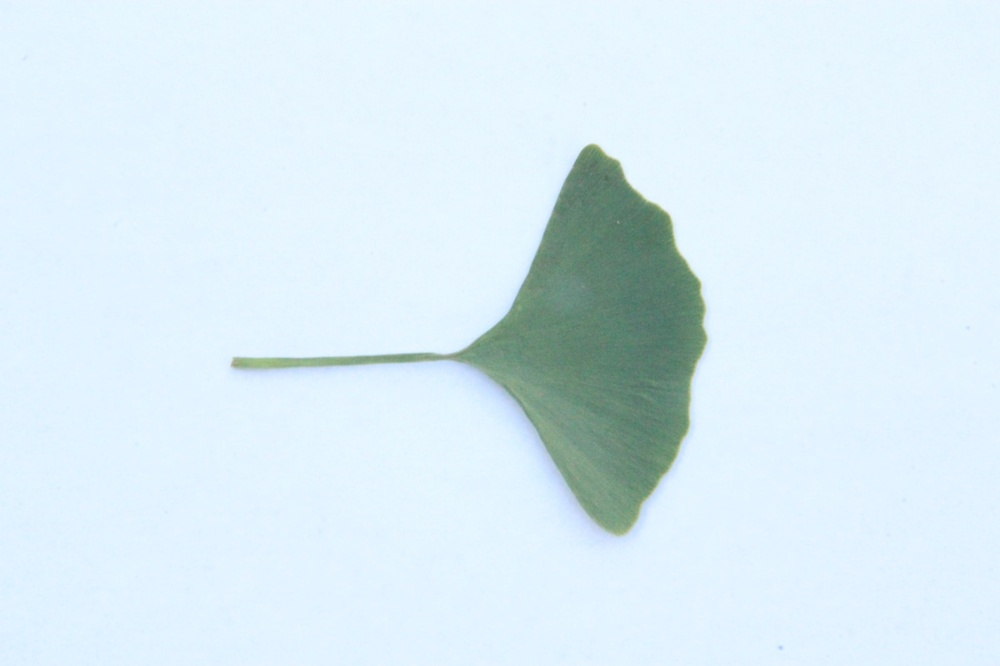
#> input picture test_assets/03_unsupported_crop/ginkgo_green_unsupported.jpg, 1000 x 666 px, shrunk from 1400 x 933 before the run
$ python test_precheck.py ../test_assets/03_unsupported_crop/ginkgo_green_unsupported.jpg
#> lines starting #> are read from the running program, lines starting #| are printed output that depends on the picture; after the words box and inside, x2 and y2 are one past the last pixel; in counts of white or black regions, pixels touching at a corner belong together
### backend/app/precheck.py
"""识别前的图像前置校验。

目标：确保输入照片满足「单叶 + 纯色背景」的拍摄条件，
与训练数据（PlantVillage 实验室摆拍）的分布对齐，从而显著提升识别准确率。
校验不通过时直接拒绝识别，避免给出不可靠的病害结果。

【2026-09-20 重要修正：背景判据重标定】

问题（实测，很严重）：原实现把四边 8% 的边缘带**整块**拿来算标准差与主色占比，
但**叶片经常伸到画面边缘**，叶片像素混进采样带，把"均匀灰色背景"算成了
"背景不纯"。实测后果：用 PlantVillage 自己的验证集抽样 228 张，
**只有 20.2% 能通过前置校验**——也就是说产品会拒绝掉它最擅长的那类输入。
项目自带的"合规示例图"是专门为通过校验而制作的，掩盖了这个问题。

修正：**只在"真正属于背景"的像素上评估背景**——先用绿色前景掩膜抠出叶片、
膨胀后排除，再对剩余的边缘带像素做统计（基准用中位数而非均值，对残留叶缘更稳健）。

标定结果（同一批 190 张验证集样本）：
    旧口径 std 中位数 33.4，通过率 20.2%
    新口径 std 中位数 24.9，阈值降到 80 时通过率 100%
因此把背景阈值按新口径重设为 45 / 80，并把"背景像素不足 200 个无法判断"
的情况改为**放行**（叶片几乎占满画面本身就是合规拍摄，不应拦截）。

架构上的分工也随之明确：
    - 前置校验：只做**弱校验**（① 有可读图像 ② 有叶片 ③ 背景不是明显杂乱）
    - OOD 拒识：**主力质量闸门**——它是模型侧、已标定的判据，
      同分布验证集实测 0% 误拒（0/304），比纯图像统计可靠得多。
"""
from typing import Tuple

import cv2
import numpy as np

# ----------------- 可调阈值（2026-09-20 按新口径重标定） -----------------
LEAF_MIN_RATIO = 0.08          # 绿色/黄绿色像素占比下限（判断“是叶片”）
BACKGROUND_BAND = 0.08         # 边缘采样带比例（四边各取 8%）

# 背景判定使用「标准差 + 主导色占比」双指标，但**仅在真背景像素上计算**：
# 1) 理想纯色：标准差很低；
# 2) 纯色但带轻微阴影/褶皱：标准差略高，但大部分像素仍集中在背景主色附近。
# 阈值依据：新口径下验证集 std 中位数 24.9 / p90 40.2 / p95 49.1 / max 75.9，
# 取 80 可覆盖全部同分布样本；同时仍能拦住随机噪声、杂乱纹理等明显异常背景。
BACKGROUND_MAX_STD = 45.0            # 严格上限
BACKGROUND_MAX_STD_LOOSE = 80.0      # 宽松上限
BACKGROUND_MAX_DISTANCE = 70.0       # 与背景主色（中位数）的 BGR 欧氏距离阈值
BACKGROUND_DOMINANT_RATIO = 0.50     # 主色附近像素占比下限
BACKGROUND_MIN_PIXELS = 200          # 真背景像素少于此值 → 无法判断 → 放行

MIN_IMG_PX = 64                        # 最小图片尺寸

# HSV 颜色范围：绿色 + 黄绿色（覆盖健康叶与多数病叶）
_HSV_LOWER = np.array([25, 40, 40])
_HSV_UPPER = np.array([100, 255, 255])


def check_leaf_and_background(image_path: str) -> Tuple[bool, str, dict]:
    """校验「必须是叶片」且「背景不是明显杂乱」两个条件。

    返回 (ok, reason, info)。
    ok=True 表示通过，reason 为空字符串；
    ok=False 时 reason 为面向用户的拒绝原因，info 包含具体指标。

    注意：本函数是**弱校验**。背景的严格判断交给 OOD 拒识（模型侧、已标定），
    这里只拦"明显不可能拍出有效图"的情况（无叶片、尺寸过小、背景杂乱成噪声）。
    """
    img = cv2.imread(image_path)
#> img is the input picture: shape (666, 1000, 3); mean B, G, R 243.1, 235.2, 217.5
    if img is None:
        return False, "无法读取图片，请重新上传。", {}

    h, w = img.shape[:2]
#> h = 666; w = 1000
    if h < MIN_IMG_PX or w < MIN_IMG_PX:
        return False, "图片尺寸过小，请上传清晰照片。", {}

    leaf_ratio = _leaf_ratio(img)
    bg_std, bg_dominant, bg_frac = _background_uniformity(img)
    bg_ok = _is_uniform_background(bg_std, bg_dominant)

    info = {
        "leaf_ratio": round(leaf_ratio, 4),
        "background_std": round(bg_std, 2) if bg_std is not None else None,
        "background_dominant_ratio": round(bg_dominant, 4) if bg_dominant is not None else None,
        # 真背景像素占边缘带的比例：过低说明叶片几乎占满画面（合规拍摄），
        # 此时背景无法判断，我们选择放行而不是拦截。
        "background_frac": round(bg_frac, 4),
    }

    if leaf_ratio >= LEAF_MIN_RATIO and bg_ok:
        return True, "", info

    if leaf_ratio < LEAF_MIN_RATIO and not bg_ok:
        return (
            False,
            "未检测到叶片，且背景不是纯色。请拍摄单片叶片，并平铺在纯色背景（如白纸/灰布）上再上传。",
            info,
        )
    if leaf_ratio < LEAF_MIN_RATIO:
        return (
            False,
            "未检测到叶片，请确保画面主体为作物叶片，并重新拍摄。",
            info,
        )
    return (
        False,
        "背景过于杂乱（接近噪声或复杂纹理）。请将叶片平铺在纯色背景（如白纸/灰布）上再拍摄。",
        info,
    )


def _leaf_ratio(img: np.ndarray) -> float:
    """计算图片中绿色/黄绿色像素占比。"""
    hsv = cv2.cvtColor(img, cv2.COLOR_BGR2HSV)
#> hsv: shape (666, 1000, 3); mean H, S, V 99.2, 29.8, 244.8
    mask = cv2.inRange(hsv, _HSV_LOWER, _HSV_UPPER)
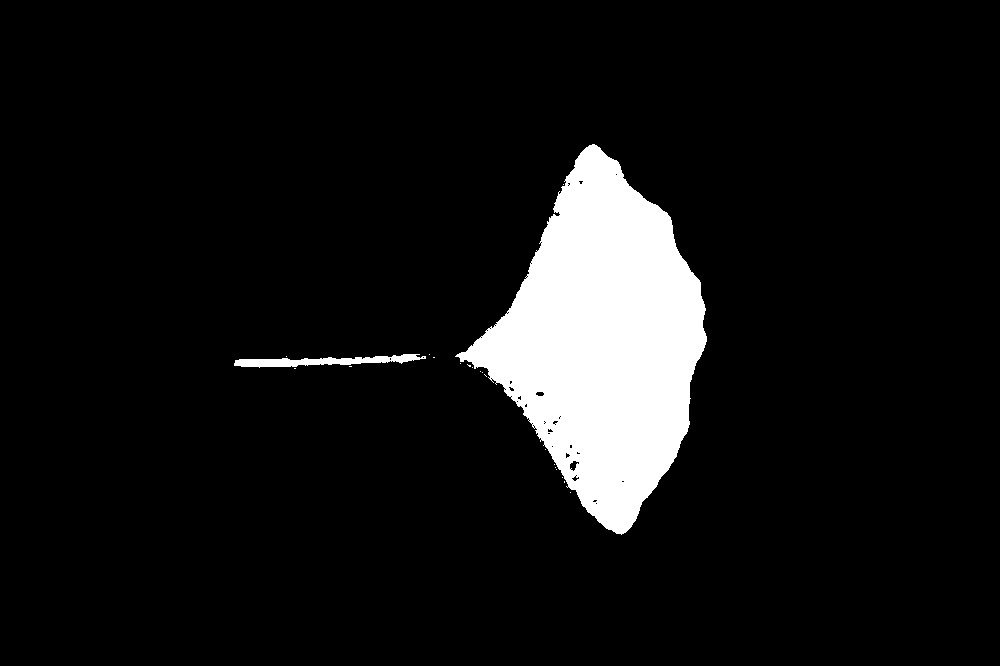
#> mask: shape (666, 1000); 8% white; 21 white regions (19 under 20 px), largest, box (x1, y1, x2, y2) and area: (455, 144, 707, 535) 52250, (234, 354, 426, 368) 1275
    total = mask.shape[0] * mask.shape[1]
#> total = 666000
#> in check_leaf_and_background, `leaf_ratio = _leaf_ratio(img)`: leaf_ratio = 0.0804
    if total == 0:
        return 0.0
    return float(cv2.countNonZero(mask)) / total


def _background_uniformity(img: np.ndarray):
    """在「真背景像素」上计算标准差与主导色占比。

    返回 `(std, dominant_ratio, bg_frac)`；
    当真背景像素不足 `BACKGROUND_MIN_PIXELS` 时，前两项返回 None（表示无法判断）。

    为什么必须排除前景：叶片常伸到画面边缘，若把边缘带整块当背景，
    叶片像素会把统计量拉偏，把正常照片误判成"背景不纯"（实测导致 80% 误拒）。
    """
    h, w = img.shape[:2]
#> h = 666; w = 1000
    bh = max(1, int(h * BACKGROUND_BAND))
#> bh = 53
    bw = max(1, int(w * BACKGROUND_BAND))
#> bw = 80

    band = np.zeros((h, w), dtype=bool)
    band[0:bh, :] = True
    band[h - bh:h, :] = True
    band[:, 0:bw] = True
    band[:, w - bw:w] = True

    # 排除叶片前景（膨胀已在前景掩膜内部完成）
    fg = leaf_foreground_mask(img) > 0
    sel = band & (~fg)
    bg_frac = float(sel.sum()) / float(band.sum()) if band.sum() else 0.0

    bg = img[sel].astype(np.float32)
    if bg.shape[0] < BACKGROUND_MIN_PIXELS:
        return None, None, bg_frac

    # 用中位数作基准：对残留的少量叶缘/病斑像素比均值稳健
    ref = np.median(bg, axis=0)
    std = float(bg.std(axis=0).mean())
    distances = np.linalg.norm(bg - ref, axis=1)
    dominant = float(np.mean(distances <= BACKGROUND_MAX_DISTANCE))
    return std, dominant, bg_frac


def _is_uniform_background(std, dominant_ratio) -> bool:
    """判断背景是否可接受（弱校验）。

    - 无法判断（真背景像素太少）→ 放行；
    - 严格条件：标准差足够低；
    - 宽松条件：标准差略高，但主色附近像素占比足够高（允许轻微阴影/褶皱）。
    """
    if std is None or dominant_ratio is None:
        return True
    if std <= BACKGROUND_MAX_STD:
        return True
    if std <= BACKGROUND_MAX_STD_LOOSE or dominant_ratio >= BACKGROUND_DOMINANT_RATIO:
        return True
    return False


# ----------------- 叶片前景掩膜（供病灶热力图约束使用） -----------------
# 目标：从「单叶 + 纯色背景」的照片里抠出叶片前景，用于 Grad-CAM 热力图的
# 背景抑制——只允许在叶片上画热力，避免纯白背景 / 地板砖缝等被误当成病灶。
FG_MORPH_KERNEL = 7          # 形态学核大小（闭运算连接断裂、膨胀收边）
FG_MIN_AREA_RATIO = 0.004    # 连通域最小面积占比，过滤噪点
FG_DILATE_ITERS = 2          # 膨胀轮数，让叶缘也纳入前景


def leaf_foreground_mask(img: np.ndarray) -> np.ndarray:
    """提取叶片前景掩膜（与原图同尺寸，uint8 0/255）。

    思路：
    1. 用绿色 HSV 掩膜定位叶片主体；
    2. 闭运算 + 开运算连接断裂、去除噪点；
    3. 按连通域面积过滤，只保留足够大的叶片区域；
    4. 对每个连通域做「凸包填充」：
       - 叶片内部被病斑挖空的洞会被补回前景；
       - 叶缘病灶（褐/黑/黄/白，不在绿色范围）所在的叶缘凹陷会被凸包拉直并覆盖，
         解决「边缘病灶被裁切」的问题；
    5. 轻微膨胀收边，让叶缘病灶边缘也被纳入。

    注意：凸包会把叶缘凹陷处的少量背景也包进前景，这是有意为之——
    真正的背景过滤交给 gradcam.py 里的「热力阈值」去做：凸包误包的背景热力低，
    不会被涂色，所以不会重新出现「背景被当成病灶」的问题。
    """
    hsv = cv2.cvtColor(img, cv2.COLOR_BGR2HSV)
    green = cv2.inRange(hsv, _HSV_LOWER, _HSV_UPPER)

    kernel = np.ones((FG_MORPH_KERNEL, FG_MORPH_KERNEL), np.uint8)
    closed = cv2.morphologyEx(green, cv2.MORPH_CLOSE, kernel)
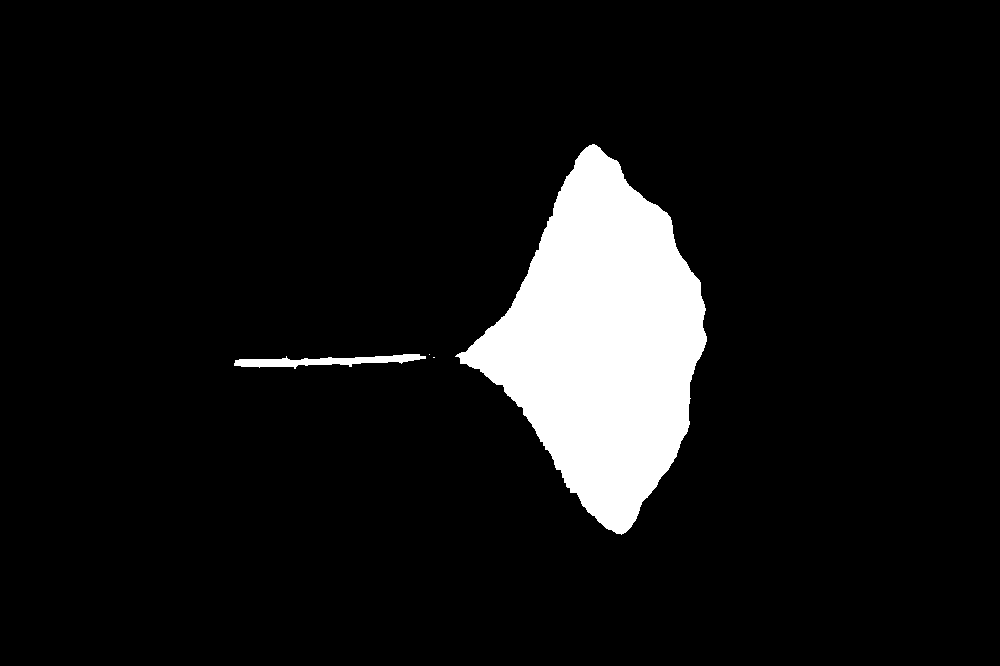
#> closed: shape (666, 1000); 8.1% white; 4 white regions (2 under 20 px), largest, box (x1, y1, x2, y2) and area: (455, 144, 707, 535) 52745, (234, 354, 426, 369) 1339
    cleaned = cv2.morphologyEx(closed, cv2.MORPH_OPEN, kernel)
#> cleaned: shape (666, 1000); 8% white; 6 white regions

    mask = np.zeros_like(cleaned)
    contours, _ = cv2.findContours(cleaned, cv2.RETR_EXTERNAL, cv2.CHAIN_APPROX_SIMPLE)
#> contours = 6 contours; box (x1, y1, x2, y2) and area: (460, 145, 706, 534) 52265, (239, 359, 297, 367) 391, (393, 354, 414, 362) 125, (375, 356, 388, 363) 72, (340, 358, 352, 365) 66, (320, 358, 332, 365) 66
    min_area = img.shape[0] * img.shape[1] * FG_MIN_AREA_RATIO
#> min_area = 2664
    valid = [c for c in contours if cv2.contourArea(c) >= min_area]
#> valid = 1 contour; box (x1, y1, x2, y2) and area: (460, 145, 706, 534) 52265
    if valid:
        # 凸包填充：覆盖内部病斑空洞 + 叶缘病灶，避免边缘病灶被裁切
        hulls = [cv2.convexHull(c) for c in valid]
#> hulls = 1 contour; box (x1, y1, x2, y2) and area: (460, 145, 706, 534) 57860
        cv2.drawContours(mask, hulls, -1, 255, cv2.FILLED)
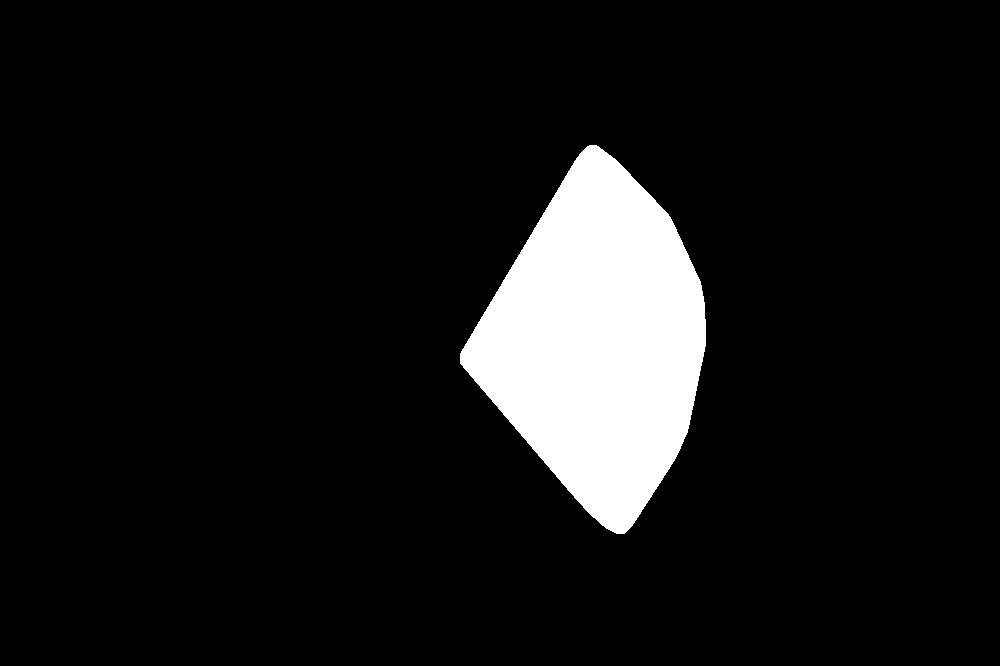
#> mask: shape (666, 1000); 8.7% white; 1 white region, box (x1, y1, x2, y2) and area: (460, 145, 706, 534) 58260

    if FG_DILATE_ITERS > 0:
        mask = cv2.dilate(mask, kernel, iterations=FG_DILATE_ITERS)
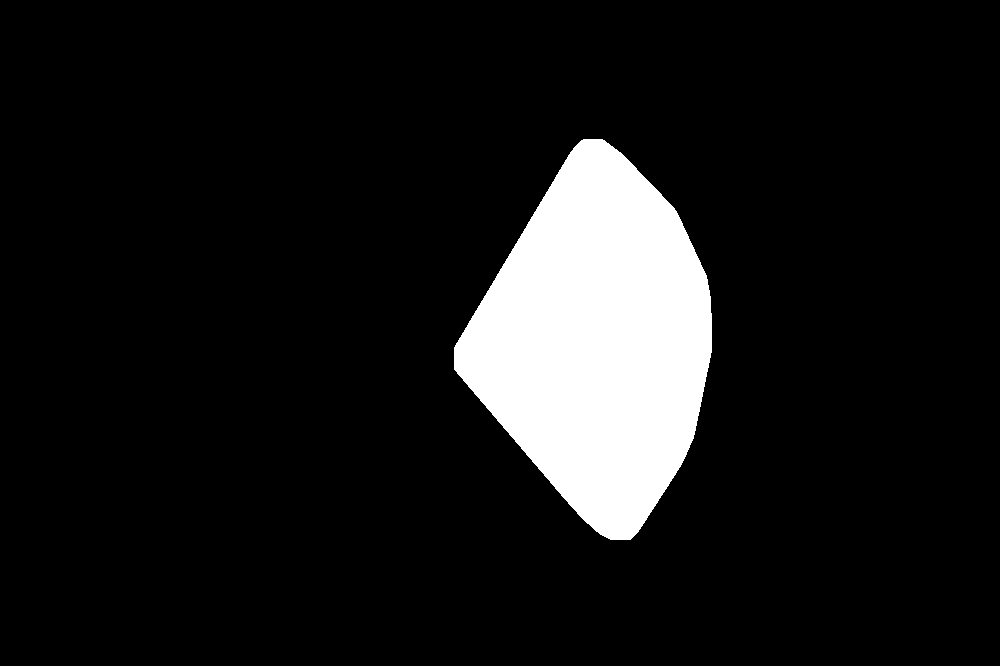
#> mask: shape (666, 1000); 9.9% white; 1 white region, box (x1, y1, x2, y2) and area: (454, 139, 712, 540) 66024
    return mask

### scripts/test_precheck.py
"""测试 precheck 阈值：对单张图片输出 leaf_ratio 和 background_std。

用法：
  .venv\Scripts\python.exe scripts\test_precheck.py <图片路径>
"""
import sys
from pathlib import Path

ROOT = Path(__file__).resolve().parent.parent
sys.path.insert(0, str(ROOT))

from backend.app.precheck import check_leaf_and_background

path = Path(sys.argv[1]) if len(sys.argv) > 1 else ROOT / "frontend" / "_demo_leaf.jpg"
ok, reason, info = check_leaf_and_background(str(path))
#> in _background_uniformity, `sel = band & (~fg)`:
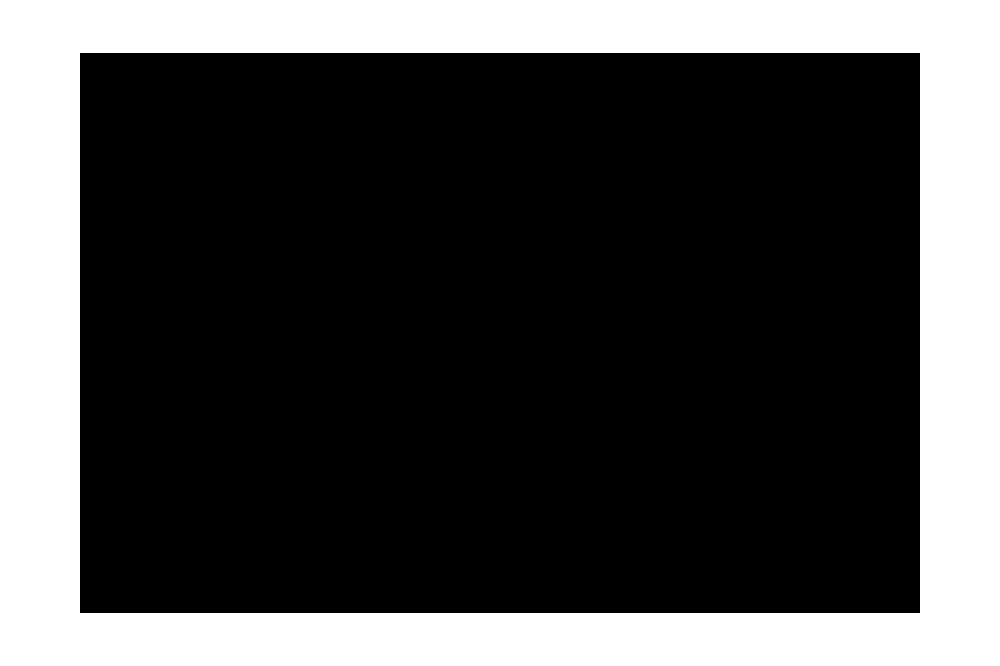
#> sel: shape (666, 1000) bool; 29.4% white; 1 white region, box (x1, y1, x2, y2) and area: (0, 0, 1000, 666) 195600
#> in _background_uniformity, `bg_frac = float(sel.sum()) / float(band.sum()) if band.sum() else 0.0`: bg_frac = 1
#> in _background_uniformity, `ref = np.median(bg, axis=0)`: ref = [255, 244, 227]
#> in _background_uniformity, `std = float(bg.std(axis=0).mean())`: std = 1.8
#> in _background_uniformity, `dominant = float(np.mean(distances <= BACKGROUND_MAX_DISTANCE))`: dominant = 1
#> in check_leaf_and_background, `bg_std, bg_dominant, bg_frac = _background_uniformity(img)`: bg_std = 1.8; bg_dominant = 1
#> in check_leaf_and_background, `bg_ok = _is_uniform_background(bg_std, bg_dominant)`: bg_ok = True
#> in check_leaf_and_background, `info = { "leaf_ratio": round(leaf_ratio, 4), "background_std": round(b..`: info = {'leaf_ratio': 0.0804, 'background_std': 1.8, 'background_dominant_ratio': 1, 'background_frac': 1}
#> ok = True; reason = ''
print(f"图片: {path}")
print(f"通过: {ok}")
#| 通过: True
print(f"原因: {reason}")
#| 原因:
print(
    f"指标: leaf_ratio={info.get('leaf_ratio')}, "
    f"background_std={info.get('background_std')}, "
    f"background_dominant_ratio={info.get('background_dominant_ratio')}"
)
#| 指标: leaf_ratio=0.0804, background_std=1.8, background_dominant_ratio=1.0
